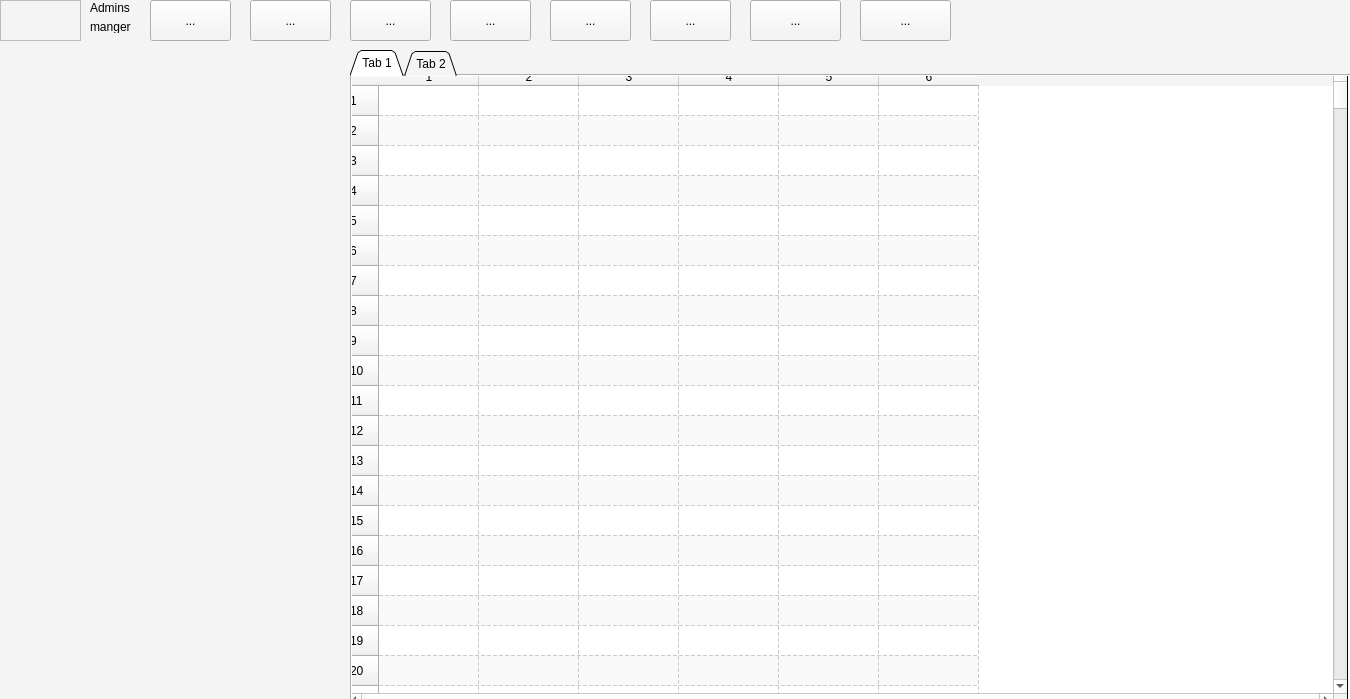
<?xml version="1.0" encoding="UTF-8"?>
<ui version="4.0">
 <class>Form</class>
 <widget class="QWidget" name="Form">
  <property name="geometry">
   <rect>
    <x>0</x>
    <y>0</y>
    <width>1350</width>
    <height>699</height>
   </rect>
  </property>
  <property name="palette">
   <palette>
    <active>
     <colorrole role="WindowText">
      <brush brushstyle="SolidPattern">
       <color alpha="255">
        <red>0</red>
        <green>0</green>
        <blue>0</blue>
       </color>
      </brush>
     </colorrole>
     <colorrole role="Button">
      <brush brushstyle="SolidPattern">
       <color alpha="255">
        <red>244</red>
        <green>244</green>
        <blue>244</blue>
       </color>
      </brush>
     </colorrole>
     <colorrole role="Light">
      <brush brushstyle="SolidPattern">
       <color alpha="255">
        <red>255</red>
        <green>255</green>
        <blue>255</blue>
       </color>
      </brush>
     </colorrole>
     <colorrole role="Midlight">
      <brush brushstyle="SolidPattern">
       <color alpha="255">
        <red>249</red>
        <green>249</green>
        <blue>249</blue>
       </color>
      </brush>
     </colorrole>
     <colorrole role="Dark">
      <brush brushstyle="SolidPattern">
       <color alpha="255">
        <red>122</red>
        <green>122</green>
        <blue>122</blue>
       </color>
      </brush>
     </colorrole>
     <colorrole role="Mid">
      <brush brushstyle="SolidPattern">
       <color alpha="255">
        <red>163</red>
        <green>163</green>
        <blue>163</blue>
       </color>
      </brush>
     </colorrole>
     <colorrole role="Text">
      <brush brushstyle="SolidPattern">
       <color alpha="255">
        <red>0</red>
        <green>0</green>
        <blue>0</blue>
       </color>
      </brush>
     </colorrole>
     <colorrole role="BrightText">
      <brush brushstyle="SolidPattern">
       <color alpha="255">
        <red>255</red>
        <green>255</green>
        <blue>255</blue>
       </color>
      </brush>
     </colorrole>
     <colorrole role="ButtonText">
      <brush brushstyle="SolidPattern">
       <color alpha="255">
        <red>0</red>
        <green>0</green>
        <blue>0</blue>
       </color>
      </brush>
     </colorrole>
     <colorrole role="Base">
      <brush brushstyle="SolidPattern">
       <color alpha="255">
        <red>255</red>
        <green>255</green>
        <blue>255</blue>
       </color>
      </brush>
     </colorrole>
     <colorrole role="Window">
      <brush brushstyle="SolidPattern">
       <color alpha="255">
        <red>244</red>
        <green>244</green>
        <blue>244</blue>
       </color>
      </brush>
     </colorrole>
     <colorrole role="Shadow">
      <brush brushstyle="SolidPattern">
       <color alpha="255">
        <red>0</red>
        <green>0</green>
        <blue>0</blue>
       </color>
      </brush>
     </colorrole>
     <colorrole role="AlternateBase">
      <brush brushstyle="SolidPattern">
       <color alpha="255">
        <red>249</red>
        <green>249</green>
        <blue>249</blue>
       </color>
      </brush>
     </colorrole>
     <colorrole role="ToolTipBase">
      <brush brushstyle="SolidPattern">
       <color alpha="255">
        <red>255</red>
        <green>255</green>
        <blue>220</blue>
       </color>
      </brush>
     </colorrole>
     <colorrole role="ToolTipText">
      <brush brushstyle="SolidPattern">
       <color alpha="255">
        <red>0</red>
        <green>0</green>
        <blue>0</blue>
       </color>
      </brush>
     </colorrole>
    </active>
    <inactive>
     <colorrole role="WindowText">
      <brush brushstyle="SolidPattern">
       <color alpha="255">
        <red>0</red>
        <green>0</green>
        <blue>0</blue>
       </color>
      </brush>
     </colorrole>
     <colorrole role="Button">
      <brush brushstyle="SolidPattern">
       <color alpha="255">
        <red>244</red>
        <green>244</green>
        <blue>244</blue>
       </color>
      </brush>
     </colorrole>
     <colorrole role="Light">
      <brush brushstyle="SolidPattern">
       <color alpha="255">
        <red>255</red>
        <green>255</green>
        <blue>255</blue>
       </color>
      </brush>
     </colorrole>
     <colorrole role="Midlight">
      <brush brushstyle="SolidPattern">
       <color alpha="255">
        <red>249</red>
        <green>249</green>
        <blue>249</blue>
       </color>
      </brush>
     </colorrole>
     <colorrole role="Dark">
      <brush brushstyle="SolidPattern">
       <color alpha="255">
        <red>122</red>
        <green>122</green>
        <blue>122</blue>
       </color>
      </brush>
     </colorrole>
     <colorrole role="Mid">
      <brush brushstyle="SolidPattern">
       <color alpha="255">
        <red>163</red>
        <green>163</green>
        <blue>163</blue>
       </color>
      </brush>
     </colorrole>
     <colorrole role="Text">
      <brush brushstyle="SolidPattern">
       <color alpha="255">
        <red>0</red>
        <green>0</green>
        <blue>0</blue>
       </color>
      </brush>
     </colorrole>
     <colorrole role="BrightText">
      <brush brushstyle="SolidPattern">
       <color alpha="255">
        <red>255</red>
        <green>255</green>
        <blue>255</blue>
       </color>
      </brush>
     </colorrole>
     <colorrole role="ButtonText">
      <brush brushstyle="SolidPattern">
       <color alpha="255">
        <red>0</red>
        <green>0</green>
        <blue>0</blue>
       </color>
      </brush>
     </colorrole>
     <colorrole role="Base">
      <brush brushstyle="SolidPattern">
       <color alpha="255">
        <red>255</red>
        <green>255</green>
        <blue>255</blue>
       </color>
      </brush>
     </colorrole>
     <colorrole role="Window">
      <brush brushstyle="SolidPattern">
       <color alpha="255">
        <red>244</red>
        <green>244</green>
        <blue>244</blue>
       </color>
      </brush>
     </colorrole>
     <colorrole role="Shadow">
      <brush brushstyle="SolidPattern">
       <color alpha="255">
        <red>0</red>
        <green>0</green>
        <blue>0</blue>
       </color>
      </brush>
     </colorrole>
     <colorrole role="AlternateBase">
      <brush brushstyle="SolidPattern">
       <color alpha="255">
        <red>249</red>
        <green>249</green>
        <blue>249</blue>
       </color>
      </brush>
     </colorrole>
     <colorrole role="ToolTipBase">
      <brush brushstyle="SolidPattern">
       <color alpha="255">
        <red>255</red>
        <green>255</green>
        <blue>220</blue>
       </color>
      </brush>
     </colorrole>
     <colorrole role="ToolTipText">
      <brush brushstyle="SolidPattern">
       <color alpha="255">
        <red>0</red>
        <green>0</green>
        <blue>0</blue>
       </color>
      </brush>
     </colorrole>
    </inactive>
    <disabled>
     <colorrole role="WindowText">
      <brush brushstyle="SolidPattern">
       <color alpha="255">
        <red>122</red>
        <green>122</green>
        <blue>122</blue>
       </color>
      </brush>
     </colorrole>
     <colorrole role="Button">
      <brush brushstyle="SolidPattern">
       <color alpha="255">
        <red>244</red>
        <green>244</green>
        <blue>244</blue>
       </color>
      </brush>
     </colorrole>
     <colorrole role="Light">
      <brush brushstyle="SolidPattern">
       <color alpha="255">
        <red>255</red>
        <green>255</green>
        <blue>255</blue>
       </color>
      </brush>
     </colorrole>
     <colorrole role="Midlight">
      <brush brushstyle="SolidPattern">
       <color alpha="255">
        <red>249</red>
        <green>249</green>
        <blue>249</blue>
       </color>
      </brush>
     </colorrole>
     <colorrole role="Dark">
      <brush brushstyle="SolidPattern">
       <color alpha="255">
        <red>122</red>
        <green>122</green>
        <blue>122</blue>
       </color>
      </brush>
     </colorrole>
     <colorrole role="Mid">
      <brush brushstyle="SolidPattern">
       <color alpha="255">
        <red>163</red>
        <green>163</green>
        <blue>163</blue>
       </color>
      </brush>
     </colorrole>
     <colorrole role="Text">
      <brush brushstyle="SolidPattern">
       <color alpha="255">
        <red>122</red>
        <green>122</green>
        <blue>122</blue>
       </color>
      </brush>
     </colorrole>
     <colorrole role="BrightText">
      <brush brushstyle="SolidPattern">
       <color alpha="255">
        <red>255</red>
        <green>255</green>
        <blue>255</blue>
       </color>
      </brush>
     </colorrole>
     <colorrole role="ButtonText">
      <brush brushstyle="SolidPattern">
       <color alpha="255">
        <red>122</red>
        <green>122</green>
        <blue>122</blue>
       </color>
      </brush>
     </colorrole>
     <colorrole role="Base">
      <brush brushstyle="SolidPattern">
       <color alpha="255">
        <red>244</red>
        <green>244</green>
        <blue>244</blue>
       </color>
      </brush>
     </colorrole>
     <colorrole role="Window">
      <brush brushstyle="SolidPattern">
       <color alpha="255">
        <red>244</red>
        <green>244</green>
        <blue>244</blue>
       </color>
      </brush>
     </colorrole>
     <colorrole role="Shadow">
      <brush brushstyle="SolidPattern">
       <color alpha="255">
        <red>0</red>
        <green>0</green>
        <blue>0</blue>
       </color>
      </brush>
     </colorrole>
     <colorrole role="AlternateBase">
      <brush brushstyle="SolidPattern">
       <color alpha="255">
        <red>244</red>
        <green>244</green>
        <blue>244</blue>
       </color>
      </brush>
     </colorrole>
     <colorrole role="ToolTipBase">
      <brush brushstyle="SolidPattern">
       <color alpha="255">
        <red>255</red>
        <green>255</green>
        <blue>220</blue>
       </color>
      </brush>
     </colorrole>
     <colorrole role="ToolTipText">
      <brush brushstyle="SolidPattern">
       <color alpha="255">
        <red>0</red>
        <green>0</green>
        <blue>0</blue>
       </color>
      </brush>
     </colorrole>
    </disabled>
   </palette>
  </property>
  <property name="windowTitle">
   <string>Form</string>
  </property>
  <widget class="QToolButton" name="toolButton">
   <property name="geometry">
    <rect>
     <x>750</x>
     <y>0</y>
     <width>91</width>
     <height>41</height>
    </rect>
   </property>
   <property name="text">
    <string>...</string>
   </property>
  </widget>
  <widget class="QToolButton" name="toolButton_2">
   <property name="geometry">
    <rect>
     <x>860</x>
     <y>0</y>
     <width>91</width>
     <height>41</height>
    </rect>
   </property>
   <property name="text">
    <string>...</string>
   </property>
  </widget>
  <widget class="QToolButton" name="toolButton_3">
   <property name="geometry">
    <rect>
     <x>150</x>
     <y>0</y>
     <width>81</width>
     <height>41</height>
    </rect>
   </property>
   <property name="text">
    <string>...</string>
   </property>
  </widget>
  <widget class="QToolButton" name="toolButton_4">
   <property name="geometry">
    <rect>
     <x>650</x>
     <y>0</y>
     <width>81</width>
     <height>41</height>
    </rect>
   </property>
   <property name="text">
    <string>...</string>
   </property>
  </widget>
  <widget class="QToolButton" name="toolButton_5">
   <property name="geometry">
    <rect>
     <x>350</x>
     <y>0</y>
     <width>81</width>
     <height>41</height>
    </rect>
   </property>
   <property name="text">
    <string>...</string>
   </property>
  </widget>
  <widget class="QToolButton" name="toolButton_6">
   <property name="geometry">
    <rect>
     <x>250</x>
     <y>0</y>
     <width>81</width>
     <height>41</height>
    </rect>
   </property>
   <property name="text">
    <string>...</string>
   </property>
  </widget>
  <widget class="QToolButton" name="toolButton_7">
   <property name="geometry">
    <rect>
     <x>550</x>
     <y>0</y>
     <width>81</width>
     <height>41</height>
    </rect>
   </property>
   <property name="text">
    <string>...</string>
   </property>
  </widget>
  <widget class="QToolButton" name="toolButton_8">
   <property name="geometry">
    <rect>
     <x>450</x>
     <y>0</y>
     <width>81</width>
     <height>41</height>
    </rect>
   </property>
   <property name="text">
    <string>...</string>
   </property>
  </widget>
  <widget class="QLabel" name="name_of_admin">
   <property name="geometry">
    <rect>
     <x>90</x>
     <y>0</y>
     <width>61</width>
     <height>16</height>
    </rect>
   </property>
   <property name="text">
    <string>Admins</string>
   </property>
  </widget>
  <widget class="QLabel" name="img_admin">
   <property name="geometry">
    <rect>
     <x>0</x>
     <y>0</y>
     <width>81</width>
     <height>41</height>
    </rect>
   </property>
   <property name="focusPolicy">
    <enum>Qt::StrongFocus</enum>
   </property>
   <property name="contextMenuPolicy">
    <enum>Qt::NoContextMenu</enum>
   </property>
   <property name="frameShape">
    <enum>QFrame::StyledPanel</enum>
   </property>
   <property name="frameShadow">
    <enum>QFrame::Plain</enum>
   </property>
   <property name="text">
    <string/>
   </property>
   <property name="pixmap">
    <pixmap resource="../img.qrc">:/img/a.jpg</pixmap>
   </property>
   <property name="scaledContents">
    <bool>true</bool>
   </property>
   <property name="alignment">
    <set>Qt::AlignLeading|Qt::AlignLeft|Qt::AlignVCenter</set>
   </property>
  </widget>
  <widget class="QLabel" name="is_mang">
   <property name="geometry">
    <rect>
     <x>90</x>
     <y>20</y>
     <width>47</width>
     <height>13</height>
    </rect>
   </property>
   <property name="text">
    <string>manger</string>
   </property>
  </widget>
  <widget class="QTabWidget" name="tabView">
   <property name="geometry">
    <rect>
     <x>350</x>
     <y>50</y>
     <width>1001</width>
     <height>651</height>
    </rect>
   </property>
   <property name="tabPosition">
    <enum>QTabWidget::North</enum>
   </property>
   <property name="tabShape">
    <enum>QTabWidget::Triangular</enum>
   </property>
   <property name="currentIndex">
    <number>0</number>
   </property>
   <property name="elideMode">
    <enum>Qt::ElideNone</enum>
   </property>
   <widget class="QWidget" name="tab">
    <attribute name="title">
     <string>Tab 1</string>
    </attribute>
    <widget class="QTableWidget" name="tableWidget">
     <property name="geometry">
      <rect>
       <x>-5</x>
       <y>-9</y>
       <width>1001</width>
       <height>641</height>
      </rect>
     </property>
     <property name="frameShape">
      <enum>QFrame::Panel</enum>
     </property>
     <property name="frameShadow">
      <enum>QFrame::Plain</enum>
     </property>
     <property name="lineWidth">
      <number>1</number>
     </property>
     <property name="verticalScrollBarPolicy">
      <enum>Qt::ScrollBarAlwaysOn</enum>
     </property>
     <property name="horizontalScrollBarPolicy">
      <enum>Qt::ScrollBarAlwaysOn</enum>
     </property>
     <property name="autoScroll">
      <bool>true</bool>
     </property>
     <property name="autoScrollMargin">
      <number>20</number>
     </property>
     <property name="dragEnabled">
      <bool>true</bool>
     </property>
     <property name="dragDropMode">
      <enum>QAbstractItemView::DragDrop</enum>
     </property>
     <property name="defaultDropAction">
      <enum>Qt::TargetMoveAction</enum>
     </property>
     <property name="alternatingRowColors">
      <bool>true</bool>
     </property>
     <property name="selectionMode">
      <enum>QAbstractItemView::MultiSelection</enum>
     </property>
     <property name="selectionBehavior">
      <enum>QAbstractItemView::SelectRows</enum>
     </property>
     <property name="textElideMode">
      <enum>Qt::ElideMiddle</enum>
     </property>
     <property name="verticalScrollMode">
      <enum>QAbstractItemView::ScrollPerItem</enum>
     </property>
     <property name="showGrid">
      <bool>true</bool>
     </property>
     <property name="gridStyle">
      <enum>Qt::DashLine</enum>
     </property>
     <property name="sortingEnabled">
      <bool>true</bool>
     </property>
     <property name="wordWrap">
      <bool>true</bool>
     </property>
     <property name="rowCount">
      <number>1000</number>
     </property>
     <property name="columnCount">
      <number>6</number>
     </property>
     <attribute name="horizontalHeaderCascadingSectionResizes">
      <bool>false</bool>
     </attribute>
     <row/>
     <row/>
     <row/>
     <row/>
     <row/>
     <row/>
     <row/>
     <row/>
     <row/>
     <row/>
     <row/>
     <row/>
     <row/>
     <row/>
     <row/>
     <row/>
     <row/>
     <row/>
     <row/>
     <row/>
     <row/>
     <row/>
     <row/>
     <row/>
     <row/>
     <row/>
     <row/>
     <row/>
     <row/>
     <row/>
     <row/>
     <row/>
     <row/>
     <row/>
     <row/>
     <row/>
     <row/>
     <row/>
     <row/>
     <row/>
     <row/>
     <row/>
     <row/>
     <row/>
     <row/>
     <row/>
     <row/>
     <row/>
     <row/>
     <row/>
     <row/>
     <row/>
     <row/>
     <row/>
     <row/>
     <row/>
     <row/>
     <row/>
     <row/>
     <row/>
     <row/>
     <row/>
     <row/>
     <row/>
     <row/>
     <row/>
     <row/>
     <row/>
     <row/>
     <row/>
     <row/>
     <row/>
     <row/>
     <row/>
     <row/>
     <row/>
     <row/>
     <row/>
     <row/>
     <row/>
     <row/>
     <row/>
     <row/>
     <row/>
     <row/>
     <row/>
     <row/>
     <row/>
     <row/>
     <row/>
     <row/>
     <row/>
     <row/>
     <row/>
     <row/>
     <row/>
     <row/>
     <row/>
     <row/>
     <row/>
     <row/>
     <row/>
     <row/>
     <row/>
     <row/>
     <row/>
     <row/>
     <row/>
     <row/>
     <row/>
     <row/>
     <row/>
     <row/>
     <row/>
     <row/>
     <row/>
     <row/>
     <row/>
     <row/>
     <row/>
     <row/>
     <row/>
     <row/>
     <row/>
     <row/>
     <row/>
     <row/>
     <row/>
     <row/>
     <row/>
     <row/>
     <row/>
     <row/>
     <row/>
     <row/>
     <row/>
     <row/>
     <row/>
     <row/>
     <row/>
     <row/>
     <row/>
     <row/>
     <row/>
     <row/>
     <row/>
     <row/>
     <row/>
     <row/>
     <row/>
     <row/>
     <row/>
     <row/>
     <row/>
     <row/>
     <row/>
     <row/>
     <row/>
     <row/>
     <row/>
     <row/>
     <row/>
     <row/>
     <row/>
     <row/>
     <row/>
     <row/>
     <row/>
     <row/>
     <row/>
     <row/>
     <row/>
     <row/>
     <row/>
     <row/>
     <row/>
     <row/>
     <row/>
     <row/>
     <row/>
     <row/>
     <row/>
     <row/>
     <row/>
     <row/>
     <row/>
     <row/>
     <row/>
     <row/>
     <row/>
     <row/>
     <row/>
     <row/>
     <row/>
     <row/>
     <row/>
     <row/>
     <row/>
     <row/>
     <row/>
     <row/>
     <row/>
     <row/>
     <row/>
     <row/>
     <row/>
     <row/>
     <row/>
     <row/>
     <row/>
     <row/>
     <row/>
     <row/>
     <row/>
     <row/>
     <row/>
     <row/>
     <row/>
     <row/>
     <row/>
     <row/>
     <row/>
     <row/>
     <row/>
     <row/>
     <row/>
     <row/>
     <row/>
     <row/>
     <row/>
     <row/>
     <row/>
     <row/>
     <row/>
     <row/>
     <row/>
     <row/>
     <row/>
     <row/>
     <row/>
     <row/>
     <row/>
     <row/>
     <row/>
     <row/>
     <row/>
     <row/>
     <row/>
     <row/>
     <row/>
     <row/>
     <row/>
     <row/>
     <row/>
     <row/>
     <row/>
     <row/>
     <row/>
     <row/>
     <row/>
     <row/>
     <row/>
     <row/>
     <row/>
     <row/>
     <row/>
     <row/>
     <row/>
     <row/>
     <row/>
     <row/>
     <row/>
     <row/>
     <row/>
     <row/>
     <row/>
     <row/>
     <row/>
     <row/>
     <row/>
     <row/>
     <row/>
     <row/>
     <row/>
     <row/>
     <row/>
     <row/>
     <row/>
     <row/>
     <row/>
     <row/>
     <row/>
     <row/>
     <row/>
     <row/>
     <row/>
     <row/>
     <row/>
     <row/>
     <row/>
     <row/>
     <row/>
     <row/>
     <row/>
     <row/>
     <row/>
     <row/>
     <row/>
     <row/>
     <row/>
     <row/>
     <row/>
     <row/>
     <row/>
     <row/>
     <row/>
     <row/>
     <row/>
     <row/>
     <row/>
     <row/>
     <row/>
     <row/>
     <row/>
     <row/>
     <row/>
     <row/>
     <row/>
     <row/>
     <row/>
     <row/>
     <row/>
     <row/>
     <row/>
     <row/>
     <row/>
     <row/>
     <row/>
     <row/>
     <row/>
     <row/>
     <row/>
     <row/>
     <row/>
     <row/>
     <row/>
     <row/>
     <row/>
     <row/>
     <row/>
     <row/>
     <row/>
     <row/>
     <row/>
     <row/>
     <row/>
     <row/>
     <row/>
     <row/>
     <row/>
     <row/>
     <row/>
     <row/>
     <row/>
     <row/>
     <row/>
     <row/>
     <row/>
     <row/>
     <row/>
     <row/>
     <row/>
     <row/>
     <row/>
     <row/>
     <row/>
     <row/>
     <row/>
     <row/>
     <row/>
     <row/>
     <row/>
     <row/>
     <row/>
     <row/>
     <row/>
     <row/>
     <row/>
     <row/>
     <row/>
     <row/>
     <row/>
     <row/>
     <row/>
     <row/>
     <row/>
     <row/>
     <row/>
     <row/>
     <row/>
     <row/>
     <row/>
     <row/>
     <row/>
     <row/>
     <row/>
     <row/>
     <row/>
     <row/>
     <row/>
     <row/>
     <row/>
     <row/>
     <row/>
     <row/>
     <row/>
     <row/>
     <row/>
     <row/>
     <row/>
     <row/>
     <row/>
     <row/>
     <row/>
     <row/>
     <row/>
     <row/>
     <row/>
     <row/>
     <row/>
     <row/>
     <row/>
     <row/>
     <row/>
     <row/>
     <row/>
     <row/>
     <row/>
     <row/>
     <row/>
     <row/>
     <row/>
     <row/>
     <row/>
     <row/>
     <row/>
     <row/>
     <row/>
     <row/>
     <row/>
     <row/>
     <row/>
     <row/>
     <row/>
     <row/>
     <row/>
     <row/>
     <row/>
     <row/>
     <row/>
     <row/>
     <row/>
     <row/>
     <row/>
     <row/>
     <row/>
     <row/>
     <row/>
     <row/>
     <row/>
     <row/>
     <row/>
     <row/>
     <row/>
     <row/>
     <row/>
     <row/>
     <row/>
     <row/>
     <row/>
     <row/>
     <row/>
     <row/>
     <row/>
     <row/>
     <row/>
     <row/>
     <row/>
     <row/>
     <row/>
     <row/>
     <row/>
     <row/>
     <row/>
     <row/>
     <row/>
     <row/>
     <row/>
     <row/>
     <row/>
     <row/>
     <row/>
     <row/>
     <row/>
     <row/>
     <row/>
     <row/>
     <row/>
     <row/>
     <row/>
     <row/>
     <row/>
     <row/>
     <row/>
     <row/>
     <row/>
     <row/>
     <row/>
     <row/>
     <row/>
     <row/>
     <row/>
     <row/>
     <row/>
     <row/>
     <row/>
     <row/>
     <row/>
     <row/>
     <row/>
     <row/>
     <row/>
     <row/>
     <row/>
     <row/>
     <row/>
     <row/>
     <row/>
     <row/>
     <row/>
     <row/>
     <row/>
     <row/>
     <row/>
     <row/>
     <row/>
     <row/>
     <row/>
     <row/>
     <row/>
     <row/>
     <row/>
     <row/>
     <row/>
     <row/>
     <row/>
     <row/>
     <row/>
     <row/>
     <row/>
     <row/>
     <row/>
     <row/>
     <row/>
     <row/>
     <row/>
     <row/>
     <row/>
     <row/>
     <row/>
     <row/>
     <row/>
     <row/>
     <row/>
     <row/>
     <row/>
     <row/>
     <row/>
     <row/>
     <row/>
     <row/>
     <row/>
     <row/>
     <row/>
     <row/>
     <row/>
     <row/>
     <row/>
     <row/>
     <row/>
     <row/>
     <row/>
     <row/>
     <row/>
     <row/>
     <row/>
     <row/>
     <row/>
     <row/>
     <row/>
     <row/>
     <row/>
     <row/>
     <row/>
     <row/>
     <row/>
     <row/>
     <row/>
     <row/>
     <row/>
     <row/>
     <row/>
     <row/>
     <row/>
     <row/>
     <row/>
     <row/>
     <row/>
     <row/>
     <row/>
     <row/>
     <row/>
     <row/>
     <row/>
     <row/>
     <row/>
     <row/>
     <row/>
     <row/>
     <row/>
     <row/>
     <row/>
     <row/>
     <row/>
     <row/>
     <row/>
     <row/>
     <row/>
     <row/>
     <row/>
     <row/>
     <row/>
     <row/>
     <row/>
     <row/>
     <row/>
     <row/>
     <row/>
     <row/>
     <row/>
     <row/>
     <row/>
     <row/>
     <row/>
     <row/>
     <row/>
     <row/>
     <row/>
     <row/>
     <row/>
     <row/>
     <row/>
     <row/>
     <row/>
     <row/>
     <row/>
     <row/>
     <row/>
     <row/>
     <row/>
     <row/>
     <row/>
     <row/>
     <row/>
     <row/>
     <row/>
     <row/>
     <row/>
     <row/>
     <row/>
     <row/>
     <row/>
     <row/>
     <row/>
     <row/>
     <row/>
     <row/>
     <row/>
     <row/>
     <row/>
     <row/>
     <row/>
     <row/>
     <row/>
     <row/>
     <row/>
     <row/>
     <row/>
     <row/>
     <row/>
     <row/>
     <row/>
     <row/>
     <row/>
     <row/>
     <row/>
     <row/>
     <row/>
     <row/>
     <row/>
     <row/>
     <row/>
     <row/>
     <row/>
     <row/>
     <row/>
     <row/>
     <row/>
     <row/>
     <row/>
     <row/>
     <row/>
     <row/>
     <row/>
     <row/>
     <row/>
     <row/>
     <row/>
     <row/>
     <row/>
     <row/>
     <row/>
     <row/>
     <row/>
     <row/>
     <row/>
     <row/>
     <row/>
     <row/>
     <row/>
     <row/>
     <row/>
     <row/>
     <row/>
     <row/>
     <row/>
     <row/>
     <row/>
     <row/>
     <row/>
     <row/>
     <row/>
     <row/>
     <row/>
     <row/>
     <row/>
     <row/>
     <row/>
     <row/>
     <row/>
     <row/>
     <row/>
     <row/>
     <row/>
     <row/>
     <row/>
     <row/>
     <row/>
     <row/>
     <row/>
     <row/>
     <row/>
     <row/>
     <row/>
     <row/>
     <row/>
     <row/>
     <row/>
     <row/>
     <row/>
     <row/>
     <row/>
     <row/>
     <row/>
     <row/>
     <row/>
     <row/>
     <row/>
     <row/>
     <row/>
     <row/>
     <row/>
     <row/>
     <row/>
     <row/>
     <row/>
     <row/>
     <row/>
     <row/>
     <row/>
     <row/>
     <row/>
     <row/>
     <row/>
     <row/>
     <row/>
     <row/>
     <row/>
     <row/>
     <row/>
     <row/>
     <row/>
     <row/>
     <row/>
     <row/>
     <row/>
     <row/>
     <row/>
     <row/>
     <row/>
     <row/>
     <row/>
     <row/>
     <row/>
     <row/>
     <row/>
     <row/>
     <row/>
     <row/>
     <row/>
     <row/>
     <row/>
     <row/>
     <row/>
     <row/>
     <row/>
     <row/>
     <row/>
     <row/>
     <row/>
     <row/>
     <row/>
     <row/>
     <row/>
     <row/>
     <row/>
     <row/>
     <row/>
     <row/>
     <row/>
     <row/>
     <row/>
     <row/>
     <row/>
     <row/>
     <row/>
     <row/>
     <row/>
     <row/>
     <row/>
     <row/>
     <row/>
     <row/>
     <row/>
     <row/>
     <row/>
     <row/>
     <row/>
     <row/>
     <row/>
     <row/>
     <row/>
     <row/>
     <row/>
     <row/>
     <row/>
     <row/>
     <row/>
     <row/>
     <row/>
     <row/>
     <row/>
     <row/>
     <row/>
     <row/>
     <row/>
     <row/>
     <row/>
     <row/>
     <row/>
     <row/>
     <row/>
     <row/>
     <row/>
     <row/>
     <row/>
     <row/>
     <row/>
     <row/>
     <row/>
     <row/>
     <row/>
     <row/>
     <row/>
     <row/>
     <row/>
     <row/>
     <row/>
     <row/>
     <row/>
     <row/>
     <row/>
     <row/>
     <row/>
     <row/>
     <row/>
     <row/>
     <row/>
     <row/>
     <row/>
     <row/>
     <row/>
     <row/>
     <row/>
     <row/>
     <row/>
     <row/>
     <row/>
     <row/>
     <row/>
     <row/>
     <row/>
     <row/>
     <row/>
     <row/>
     <row/>
     <row/>
     <row/>
     <row/>
     <row/>
     <row/>
     <row/>
     <row/>
     <row/>
     <row/>
     <row/>
     <row/>
     <row/>
     <row/>
     <row/>
     <row/>
     <row/>
     <row/>
     <row/>
     <row/>
     <row/>
     <row/>
     <row/>
     <row/>
     <row/>
     <row/>
     <row/>
     <row/>
     <row/>
     <row/>
     <row/>
     <row/>
     <row/>
     <row/>
     <row/>
     <row/>
     <row/>
     <row/>
     <row/>
     <row/>
     <row/>
     <row/>
     <row/>
     <row/>
     <row/>
     <row/>
     <row/>
     <row/>
     <row/>
     <row/>
     <row/>
     <row/>
     <row/>
     <row/>
     <row/>
     <row/>
     <row/>
     <row/>
     <row/>
     <row/>
     <row/>
     <row/>
     <row/>
     <row/>
     <row/>
     <column/>
     <column/>
     <column/>
     <column/>
     <column/>
     <column/>
    </widget>
   </widget>
   <widget class="QWidget" name="tab_2">
    <attribute name="title">
     <string>Tab 2</string>
    </attribute>
   </widget>
  </widget>
 </widget>
 <resources>
  <include location="../img.qrc"/>
 </resources>
 <connections/>
</ui>
